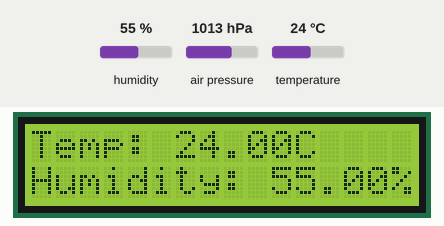
A sketch run on a simulated ESP32. Shown: 16×2 character LCD. Inputs (shaded band) come from the test bench; at power-on: humidity 55 %, temperature 24 °C, air pressure 1013 hPa. No radio packets arrive unless stated; what the sketch prints to the serial monitor is not drawn.

Above: at 2.3 s.
2.4 s: humidity set to 22 %
At 4.3 s:
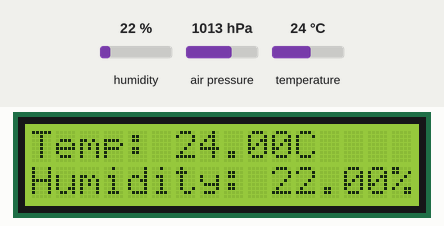
4.8 s: temperature set to 12 °C
At 6.7 s:
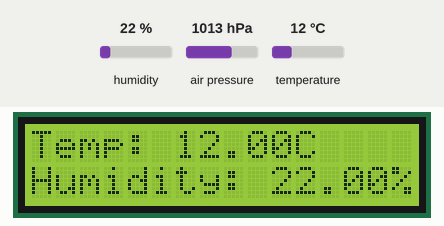
13.1 s: humidity set to 40 %
At 14.9 s:
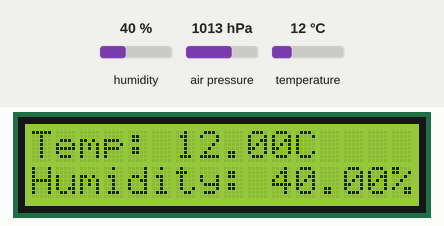
15.4 s: temperature set to 19 °C
At 17.3 s:
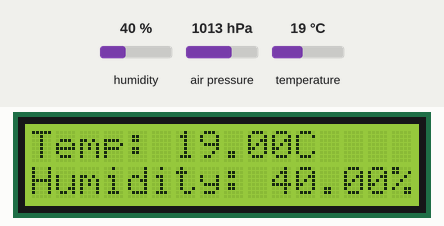
Timing chart, 0 to 18.8 s (numbered marks = the images above; inputs shaded):
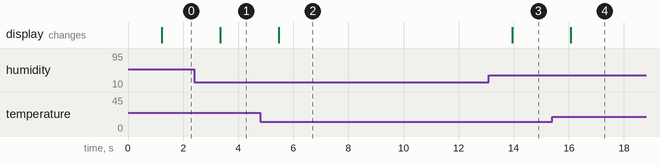

Measured:
- after the input at 2.4 s, the display: changes after 0.95 s (image 1)
- after the input at 4.8 s, the display: changes after 0.67 s (image 2)
- after the input at 13.1 s, the display: changes after 0.85 s (image 3)
- after the input at 15.4 s, the display: changes after 0.67 s (image 4)

The sketch:

sensor_lora_combined_code.ino
```cpp
#include <Wire.h>
#include <LiquidCrystal_PCF8574.h>
#include "DHT.h"
#include <Adafruit_BMP085_U.h>
#include <SPI.h>
#include <LoRa.h>

// LCD setup
LiquidCrystal_PCF8574 lcd(0x27);

// DHT11 setup
#define DPIN 4
#define DTYPE DHT11
DHT dht(DPIN, DTYPE);

// Rain sensor setup
#define rainAnalog 27
#define rainDigital 18

// LDR setup
#define LDR_PIN 25
#define THRESHOLD 2000

// BMP180 setup
Adafruit_BMP085_Unified bmp;

// LoRa setup
long frequency = 915E6; // Frequency for LoRa (check regional frequency rules)

void setup() {
  Serial.begin(9600); // Start serial communication
  Serial.println("Starting...");

  // Initialize LCD
  Wire.begin();
  lcd.begin(16, 2); // 16x2 LCD
  lcd.setBacklight(255);
  lcd.clear();
  lcd.setCursor(0, 0);
  lcd.print("Weather Station");

  // Initialize DHT11
  Serial.println("Initializing DHT sensor...");
  dht.begin();
  Serial.println("DHT sensor initialized.");

  // Initialize BMP180
  if (!bmp.begin()) {
    Serial.println("BMP180 not found!");
    while (1); // Halt the program if BMP180 isn't found
  }
  Serial.println("BMP180 initialized.");

  // Initialize rain sensor
  pinMode(rainDigital, INPUT);
  pinMode(LDR_PIN, INPUT);

  // Initialize LoRa
  Serial.println("Initializing LoRa...");
  if (!LoRa.begin(frequency)) {
    Serial.println("LoRa initialization failed! Check connections.");
    while (1); // Halt if LoRa fails to initialize
  }
  Serial.println("LoRa Transmitter initialized.");
  delay(1000); // Add delay for initialization
}

void loop() {
  // Read sensors (example for DHT11 and BMP180)
  Serial.println("Reading DHT sensor...");
  float temperatureC = dht.readTemperature();
  float humidity = dht.readHumidity();

  // Error checking for DHT11 readings
  if (isnan(temperatureC) || isnan(humidity)) {
    Serial.println("Failed to read from DHT sensor!");
    return;
  }

  Serial.print("Temperature: ");
  Serial.println(temperatureC);
  Serial.print("Humidity: ");
  Serial.println(humidity);

  // Get BMP180 temperature
  sensors_event_t event;
  if (bmp.getEvent(&event)) { // Check if event data is valid
    float bmpTemperature = event.temperature;

    Serial.print("BMP Temperature: ");
    Serial.println(bmpTemperature);

    // Display sensor values on LCD
    lcd.clear();
    lcd.setCursor(0, 0);
    lcd.print("Temp: ");
    lcd.print(temperatureC);
    lcd.print("C");
    lcd.setCursor(0, 1);
    lcd.print("Humidity: ");
    lcd.print(humidity);
    lcd.print("%");

    // Send data via LoRa
    LoRa.beginPacket();
    LoRa.print("Temp: ");
    LoRa.print(temperatureC);
    LoRa.print("C, Humidity: ");
    LoRa.print(humidity);
    LoRa.print("%, BMP Temp: ");
    LoRa.print(bmpTemperature);
    LoRa.print("C");
    LoRa.endPacket();
  } else {
    Serial.println("Failed to read from BMP180 sensor!");
  }
}
```
